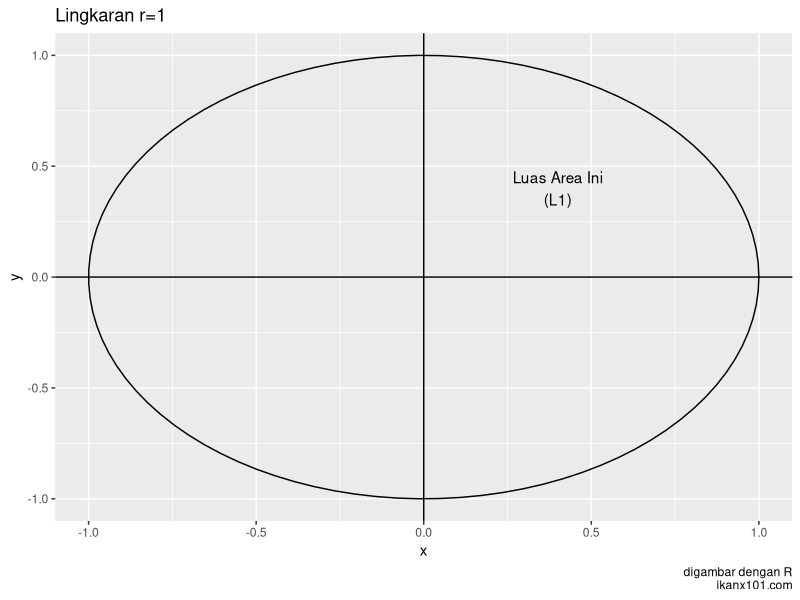
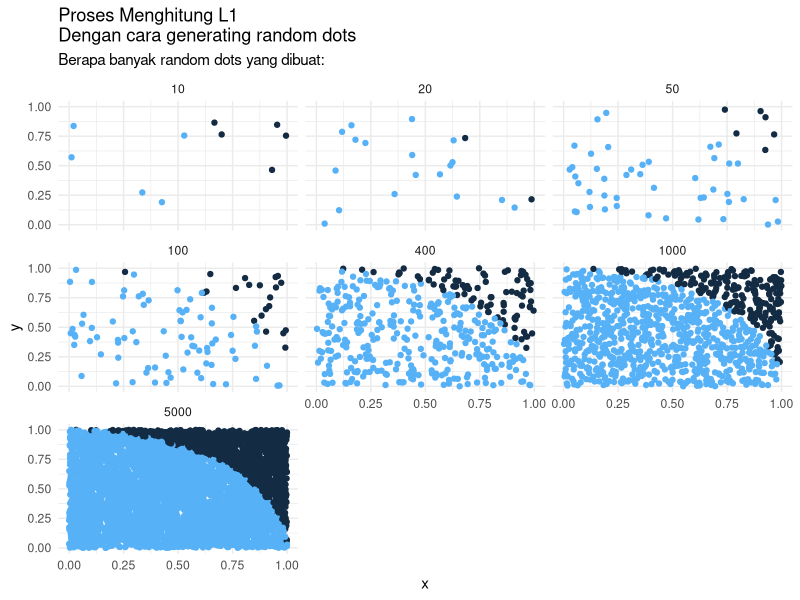
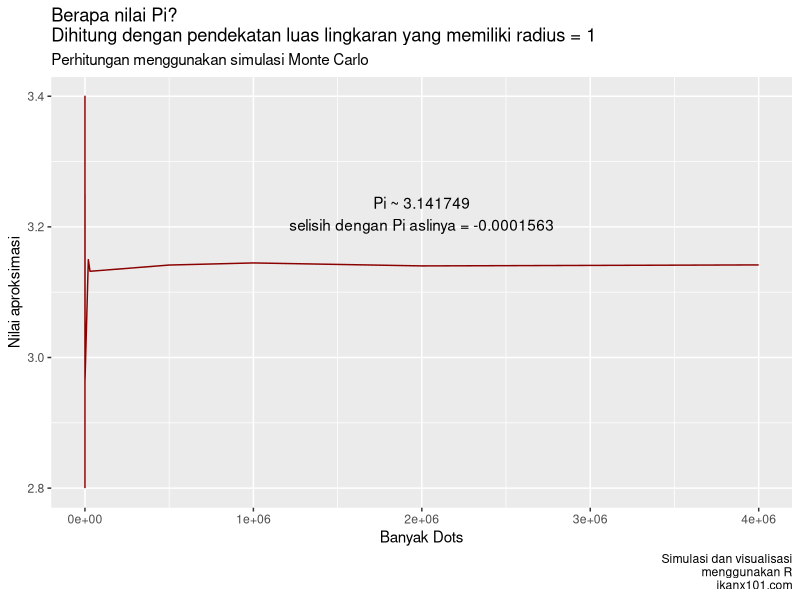

R code for these plots, in order:
## ---- chunk 1
knitr::opts_chunk$set(echo = TRUE)
library(dplyr)
library(ggplot2)
## ---- chunk 2
# gambar lingkaran
xc = 0
yc = 0
r = 1
ggplot() + annotate("path",
   x=xc+r*cos(seq(0,2*pi,length.out=100)),
   y=yc+r*sin(seq(0,2*pi,length.out=100))) +
   labs(title = "Lingkaran r=1",
        caption = "digambar dengan R\nikanx101.com") +
   annotate("text",
            x = .4,
            y = .4,
            label = "Luas Area Ini\n(L1)") +
  geom_vline(xintercept = 0) +
  geom_hline(yintercept = 0)
## ---- chunk 3
rm(list=ls())
# bikin fungsi utk generate data
  # lalu kita rbind
generate_sim = function(n){
  data = data.frame(
  x = runif(n),
  y = runif(n),
  iterasi = n
  ) %>%
  mutate(penanda = ifelse(x^2 + y^2 <= 1, 1, 0)) %>% distinct()
  return(data)
}
# sekarang kita bikin datasetnya
n_sim = c(10,20,50,100,400,1000,5000)
# kita mulai iterasinya
i = 1
data_sim = generate_sim(n_sim[i])
for(i in 2:length(n_sim)){
  temp = generate_sim(n_sim[i])
  data_sim = rbind(data_sim,temp)
}
# yuk kita bikin dulu titiknya
data_sim %>%
    ggplot(aes(x = x, y = y)) +
    geom_point(aes(color = penanda)) +
    facet_wrap(~iterasi) +
    theme_minimal() +
    labs(x = "x",
         y = "y",
         title = "Proses Menghitung L1\nDengan cara generating random dots",
         subtitle = "Berapa banyak random dots yang dibuat:") +
         theme(legend.position = "none")
## ---- chunk 4
hitung_pi = function(n){
  x = runif(n)
  y = runif(n)
  data = data.frame(x,y)
  data =
    data %>%
    distinct() %>%
    mutate(jatuh = x^2 + y^2,
           ket = ifelse(jatuh <= 1, 1,0))
  return(4 * sum(data$ket)/length(data$ket))
}
## ---- chunk 5
# saatnya simulasi
simulasi = data.frame(
  n = c(10,20,50,75,100,400,600,20000,30000,500000,
        1000000,2000000,4000000),
  pi = 0
)
simulasi$pi = sapply(simulasi$n,hitung_pi)
simulasi$beda = pi - simulasi$pi
simulasi %>%
    ggplot(aes(x = n,
               y = pi)) +
    geom_line(color = "darkred") +
    labs(title = "Berapa nilai Pi?\nDihitung dengan pendekatan luas lingkaran yang memiliki radius = 1",
        subtitle = "Perhitungan menggunakan simulasi Monte Carlo",
        caption = "Simulasi dan visualisasi\nmenggunakan R\nikanx101.com",
        x = "Banyak Dots",
        y = "Nilai aproksimasi") +
        annotate("text",
                 x = 2000000, 
                 y = 3.22, 
                 label = paste0("Pi ~ ",simulasi$pi[length(simulasi$n)],
                                "\nselisih dengan Pi aslinya = ",round(simulasi$beda[length(simulasi$n)],7))
                 )
